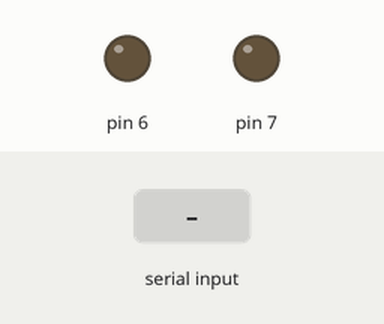
The sketch below on a simulated Arduino Uno, built with avr-gcc and run on an emulated ATmega328P. Parts: output pins drawn as LEDs (lit = HIGH). The inputs (shaded band) are chosen by the test bench.

Above: at 1.2 s.
1.3 s: "1" received over Serial
At 2.2 s:
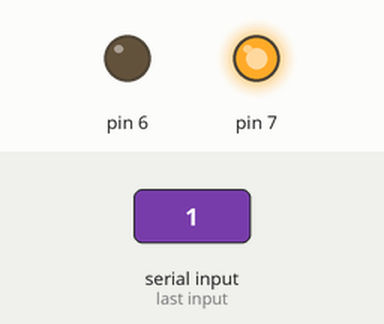
4.3 s: "0" received over Serial
At 5.7 s:
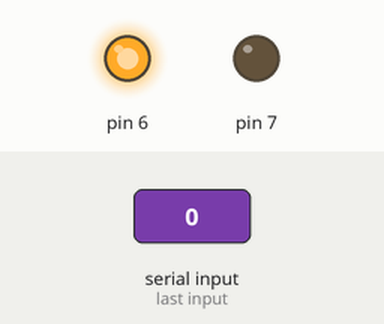
Timing chart, 0 to 7.8 s (numbered marks = the images above; inputs shaded):
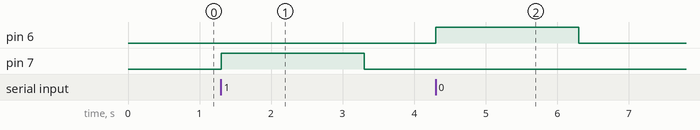

The sketch:

Serial.ino
```cpp
void setup() {
    // シリアル通信の開始
    Serial.begin(9600);

    // ピンのモードを設定
    pinMode(7, OUTPUT);
    pinMode(6, OUTPUT);
    digitalWrite(7, LOW);
    digitalWrite(6, LOW);
}

void loop() {
    // シリアルデータが受信された場合
    if (Serial.available() > 0) {
        char receivedChar = Serial.read();
        // 受信したデータに応じてピンを制御
        if (receivedChar == '1') {
            digitalWrite(7, HIGH);
            delay(2000);
            digitalWrite(7, LOW);
        } else if (receivedChar == '0') {
            digitalWrite(6, HIGH);
            delay(2000);
            digitalWrite(6, LOW);
        }
    }
}
```

Measured:
- after the input at 1.3 s, pin 7: LOW → HIGH at once, → LOW 2.0 s later
- after the input at 4.3 s, pin 6: LOW → HIGH at once, → LOW 2.0 s later
